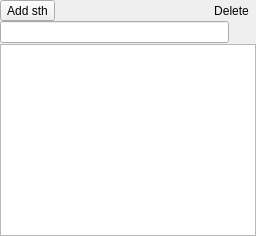
       <widget class="QWidget" name="pgTreeView">
        <layout class="QVBoxLayout" name="verticalLayout_6">
         <property name="spacing">
          <number>0</number>
         </property>
         <property name="margin">
          <number>0</number>
         </property>
         <item>
          <widget class="QWidget" name="AddRemove_2" native="true">
           <property name="sizePolicy">
            <sizepolicy hsizetype="Expanding" vsizetype="Fixed">
             <horstretch>0</horstretch>
             <verstretch>0</verstretch>
            </sizepolicy>
           </property>
           <layout class="QVBoxLayout" name="verticalLayout_5">
            <property name="spacing">
             <number>0</number>
            </property>
            <property name="margin">
             <number>0</number>
            </property>
            <item>
             <layout class="QHBoxLayout" name="horizontalLayout_3">
              <property name="spacing">
               <number>1</number>
              </property>
              <item>
               <widget class="QToolButton" name="addSomething">
                <property name="text">
                 <string>Add sth</string>
                </property>
                <property name="icon">
                 <iconset resource="../sharedcode/resources.qrc">
                  <normaloff>:/resources/RES/ffficons/add.png</normaloff>:/resources/RES/ffficons/add.png</iconset>
                </property>
                <property name="toolButtonStyle">
                 <enum>Qt::ToolButtonTextBesideIcon</enum>
                </property>
               </widget>
              </item>
              <item>
               <spacer name="horizontalSpacer_2">
                <property name="orientation">
                 <enum>Qt::Horizontal</enum>
                </property>
                <property name="sizeHint" stdset="0">
                 <size>
                  <width>40</width>
                  <height>20</height>
                 </size>
                </property>
               </spacer>
              </item>
              <item>
               <widget class="QToolButton" name="delSomething">
                <property name="text">
                 <string>Delete</string>
                </property>
                <property name="icon">
                 <iconset resource="../sharedcode/resources.qrc">
                  <normaloff>:/resources/RES/ffficons/delete.png</normaloff>:/resources/RES/ffficons/delete.png</iconset>
                </property>
                <property name="autoRaise">
                 <bool>true</bool>
                </property>
               </widget>
              </item>
             </layout>
            </item>
           </layout>
          </widget>
         </item>
         <item>
          <layout class="QHBoxLayout" name="searchboxLayout_2">
           <property name="spacing">
            <number>3</number>
           </property>
           <item>
            <widget class="QLineEdit" name="searchbox_2"/>
           </item>
           <item>
            <widget class="QToolButton" name="searchboxClear_2">
             <property name="text">
              <string/>
             </property>
             <property name="icon">
              <iconset resource="../sharedcode/resources.qrc">
               <normaloff>:/resources/RES/clear_left.png</normaloff>:/resources/RES/clear_left.png</iconset>
             </property>
             <property name="autoRaise">
              <bool>true</bool>
             </property>
            </widget>
           </item>
          </layout>
         </item>
         <item>
          <widget class="QListView" name="somethingLV"/>
         </item>
        </layout>
       </widget>
